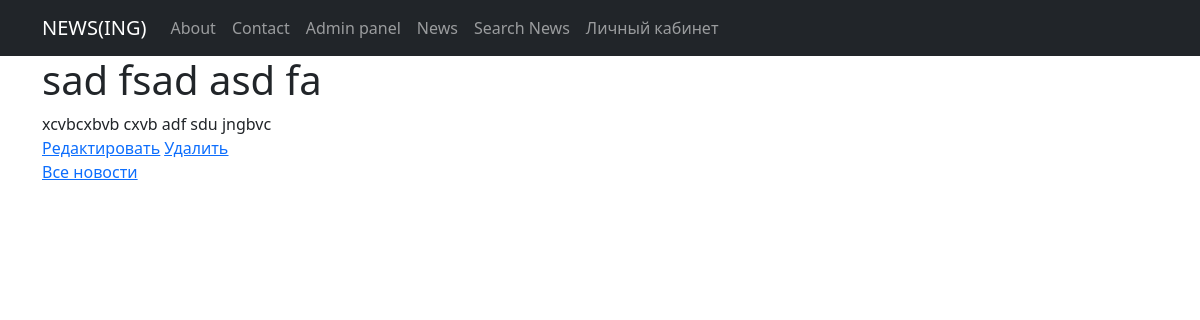
The page /news/5 on the database as committed earlier.
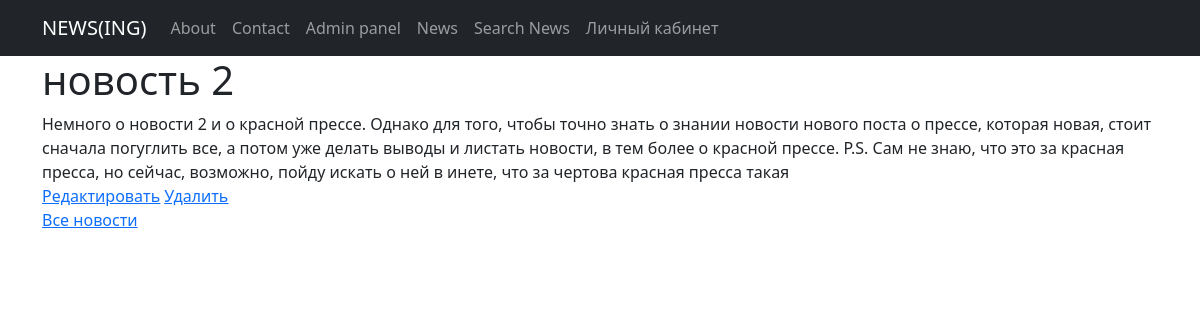
The same page on the database as committed later.
### News_feed_view/models.py (models this page shows, shortened)
class News(models.Model):
    name = models.CharField(
        max_length=124,
        unique=True
    )
    content = models.TextField()
    category = models.ForeignKey(
        to = 'Category',
        on_delete=models.CASCADE,
        related_name='news'
    )
    date_pub = models.DateField(auto_now=True)

### News_feed_view/views.py (the view)
# urls.py: path('<int:pk>', NewsDetails.as_view(), name = 'news_detail'),
class NewsDetails(DetailView):
    model = News
    template_name = 'current_news.html'
    context_object_name = 'current_news'

### templates/current_news.html (shortened to what this page needs)
{% extends 'flatpages/default.html' %}
{% block content %}
<h1>{{ current_news.name }}</h1>
{{ current_news.content }}
<br>
<a href="{% url 'update_news' current_news.id %} "><u>Редактировать</u></a>
<a href="{% url 'delete_news' current_news.id %} "><u> Удалить </u></a>
<br>
<a href = '../news/'>Все новости</a>
{% endblock content %}

Rows that differ between the two databases and show on the page:
changed News: name "sad fsad asd fa" → "новость 2"; content "xcvbcxbvb cxvb adf sdu jngbvc" → "Немного о новости 2 и о красной прессе. Однако для того, чтобы точно знать о знании новости нового поста о прессе, которая новая, стоит сначала погуглить все, а потом уже делать выводы и листать новости, в тем более о красной прессе. P.S. Сам не знаю, что это за красная пресса, но сейчас, возможно, пойду искать о ней в инете, что за чертова красная пресса такая"
